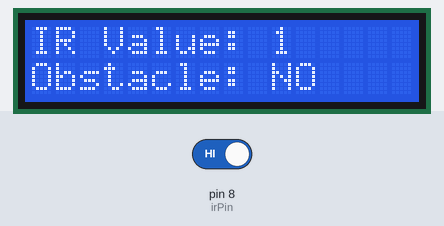
Simulated run of this sketch. Board: Arduino Uno, built with avr-gcc and run on an emulated ATmega328P. On the bench: 16×2 character LCD. Inputs (shaded band) come from the test bench; at power-on: pin 8 (irPin) HIGH.

Above: at 3.2 s.
3.3 s: pin 8 (irPin) driven LOW
At 4.9 s:
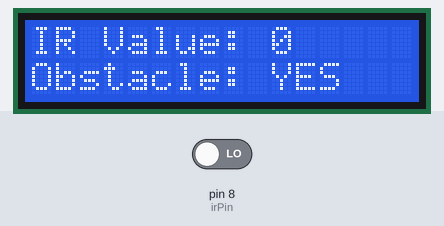
5.5 s: pin 8 (irPin) driven HIGH
At 6.8 s:
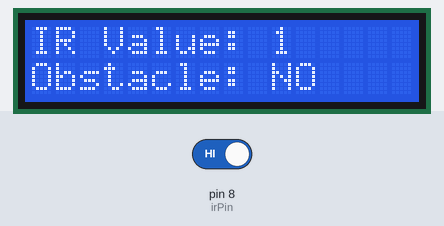
Timing chart, 0 to 8.5 s (numbered marks = the images above; inputs shaded):
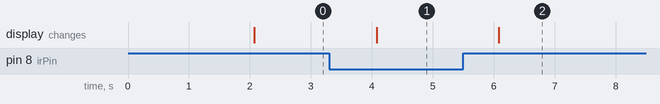

Measured:
- after the input at 3.3 s, the display: changes after 0.78 s (image 1)
- after the input at 5.5 s, the display: changes after 0.59 s (image 2)

The sketch:

C_IR_Sensor_Test.ino
```cpp
/*An IR sensor works using infrared light reflections. It has two eyes - IR LED (transmitter) and one photodiode (receiver). The transmitter sends out invusuble IR light. If there's
an object or white surface, IR light reflects back -> sensor detects it. If the surface is black or away -> IR light gets absorbed. So:
Object/White - Output LOW(0) ; No Object/Black -> Output HIGH(1)

CIRCUIT - VCC - 5V, OUT - Pin 8, GND - GND Pin */

#include <LiquidCrystal.h>
LiquidCrystal lcd(12, 11, 5, 4, 3, 2);
int irPin = 8, irValue;

void setup()
{
  lcd.begin(16, 2);
  pinMode(irPin, INPUT);
  lcd.print("IR Sensor Test");
  delay(2000);
  lcd.clear();
}

void loop()
{
  irValue = digitalRead(irPin);
  lcd.setCursor(0, 0);
  lcd.print("IR Value: ");
  lcd.print(irValue);
  lcd.print("  "); // clear extra
  lcd.setCursor(0, 1);

  if (irValue == LOW)
    lcd.print("Obstacle: YES  ");  // MOST IR modules give LOW when obstacle detected
  else
    lcd.print("Obstacle: NO   ");

  delay(1000);
}
```
